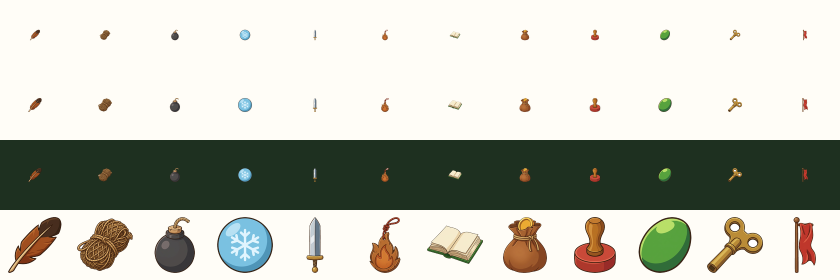
#> input picture asset-source/renewal/ART-UI1/contact-sheet-12.png, 1680 x 560 px (shown at 1/2 size)
$ python -i prepare.py   (imports and definitions only)
#> lines starting #> are read from the running program, lines starting #| are printed output that depends on the picture; after the words box and inside, x2 and y2 are one past the last pixel; in counts of white or black regions, pixels touching at a corner belong together
#> further down, picture is the input picture: PIL image 1680x560 RGB; mean R, G, B 189.7, 191.2, 180.6
#!/usr/bin/env python3
"""ART-UI1 처리(R4 원화 아이콘). uv run --no-project --with pillow --with numpy python prepare.py <목록> [<목록>…]

목록 파일은 줄마다 `<이름> <생성 원본 경로>`(Antigravity 생성 1024px 순백 배경 JPG).
원본을 sources/에 보존하고, 가장자리에 이어진 흰 배경만 지워 128×128 투명 PNG로 public/assets/ui/<이름>.png에 둔다.
그림은 칸의 88%(112px) 안에 가운데 정렬한다. 접촉판은 크림·숲색 바탕에 24·32·128px.
"""
from pathlib import Path
import shutil
import sys

import numpy as np
from PIL import Image, ImageDraw, ImageFilter

ROOT = Path(__file__).resolve().parent
PROJECT = ROOT.parents[2]
OUT = PROJECT / 'public/assets/ui'
SIZE, FIT = 128, 112
CREAM, FOREST = (255, 253, 247), (30, 48, 32)


def cutout(img: Image.Image) -> Image.Image:
    rgb = np.asarray(img.convert('RGB')).astype(np.int32)
    whiteish = (rgb.min(axis=2) > 228) & (np.ptp(rgb, axis=2) < 28)
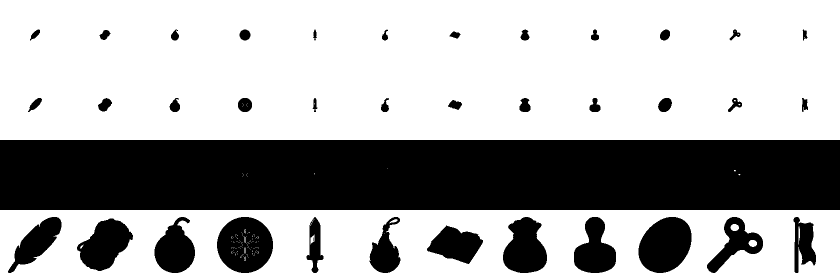
#> whiteish: shape (560, 1680) bool (shown at 1/2 size); 66.9% white; 38 black regions (1 under 20 px), largest, box (x1, y1, x2, y2) and area: (0, 280, 1680, 420) 235171, (434, 434, 546, 546) 9581, (1277, 434, 1383, 546) 9033
    flood = Image.fromarray((whiteish * 255).astype('uint8')).copy()
    w, h = flood.size
#> w = 1680; h = 560
    for x, y in [(0, 0), (w - 1, 0), (0, h - 1), (w - 1, h - 1), (w // 2, 0), (w // 2, h - 1), (0, h // 2), (w - 1, h // 2)]:
        if flood.getpixel((x, y)) == 255:
            ImageDraw.floodfill(flood, (x, y), 127)
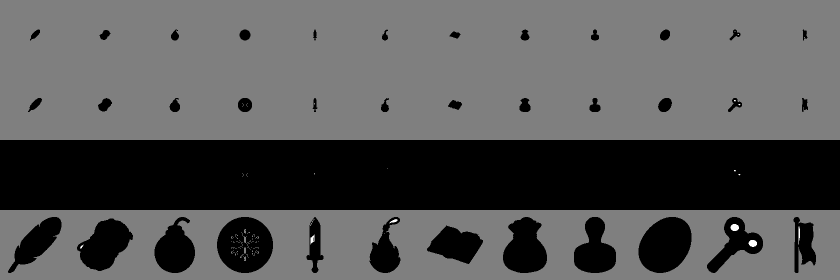
#> flood: PIL image 1680x560 L (shown at 1/2 size); min 0, max 255, mean 85.1
    background = np.asarray(flood) == 127
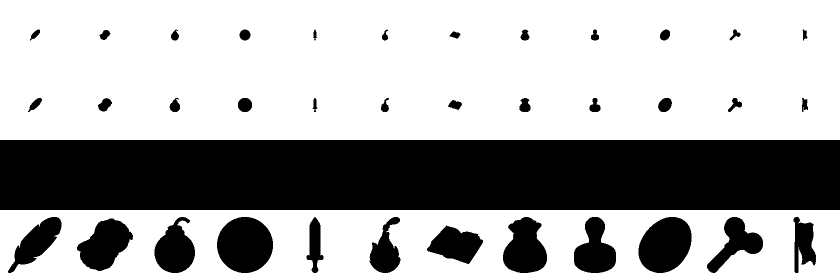
#> background: shape (560, 1680) bool (shown at 1/2 size); 66.8% white; 37 black regions, largest, box (x1, y1, x2, y2) and area: (0, 280, 1680, 420) 235200, (434, 434, 546, 546) 9816, (1277, 434, 1383, 546) 9033
    alpha = Image.fromarray(((~background) * 255).astype('uint8'))
    # 흰 가장자리 띠를 1px 깎고 살짝 풀어 축소 때 계단이 생기지 않게 한다.
    alpha = alpha.filter(ImageFilter.MinFilter(3)).filter(ImageFilter.GaussianBlur(0.8))
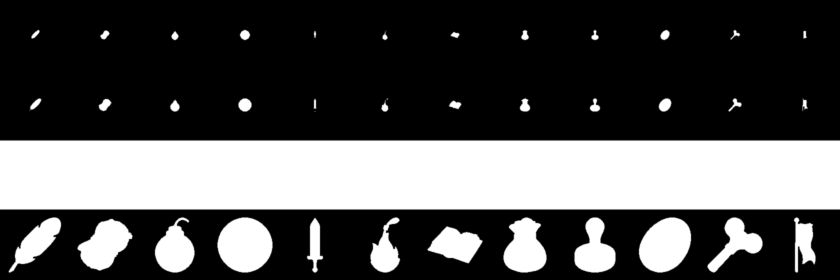
#> alpha: PIL image 1680x560 L (shown at 1/2 size); min 0, max 255, mean 81.7
    out = img.convert('RGBA')
    out.putalpha(alpha)
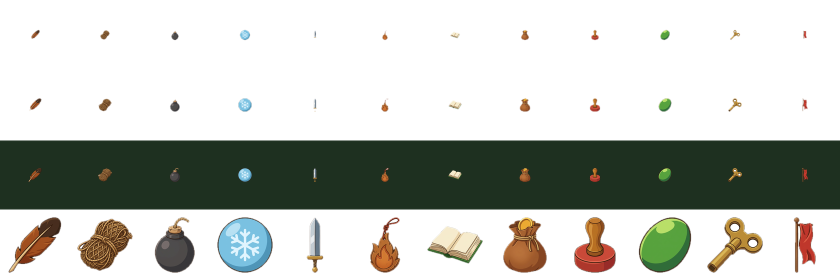
#> out: PIL image 1680x560 RGBA (shown at 1/2 size); mean R, G, B, A 189.7, 191.2, 180.6, 81.7; transparent parts drawn white
    return out


def fit(img: Image.Image) -> Image.Image:
    box = img.getchannel('A').point(lambda a: 255 if a > 24 else 0).getbbox()
    img = img.crop(box)
    scale = FIT / max(img.size)
    size = (max(1, round(img.width * scale)), max(1, round(img.height * scale)))
    small = img.convert('RGBa').resize(size, Image.Resampling.LANCZOS).convert('RGBA')
    canvas = Image.new('RGBA', (SIZE, SIZE), (0, 0, 0, 0))
    canvas.paste(small, ((SIZE - size[0]) // 2, (SIZE - size[1]) // 2), small)
    return canvas


def sheet(names: list[str], path: Path) -> None:
    rows = [(CREAM, 24), (CREAM, 32), (FOREST, 32), (CREAM, 128)]
    cell = 140
    sheet = Image.new('RGB', (cell * len(names), cell * len(rows)), CREAM)
    for r, (bg, px) in enumerate(rows):
        band = Image.new('RGB', (cell * len(names), cell), bg)
        sheet.paste(band, (0, r * cell))
        for i, n in enumerate(names):
            icon = Image.open(OUT / f'{n}.png').resize((px, px), Image.Resampling.LANCZOS)
            sheet.paste(icon, (i * cell + (cell - px) // 2, r * cell + (cell - px) // 2), icon)
    sheet.save(path)


def main(lists: list[str]) -> None:
    OUT.mkdir(parents=True, exist_ok=True)
    names = []
    for lst in lists:
        for line in Path(lst).read_text().splitlines():
            if not line.strip():
                continue
            name, src = line.split(maxsplit=1)
            kept = ROOT / 'sources' / f'{name}{Path(src).suffix}'
            shutil.copyfile(src, kept)
            fit(cutout(Image.open(kept))).save(OUT / f'{name}.png', optimize=True)
            names.append(name)
    sheet(names, ROOT / f'contact-sheet-{len(names)}.png')
    print('\n'.join(names))


# [2 lines not run here, left out]

>>> from PIL import Image
>>> picture = Image.open('contact-sheet-12.png')
>>> result = cutout(picture)
